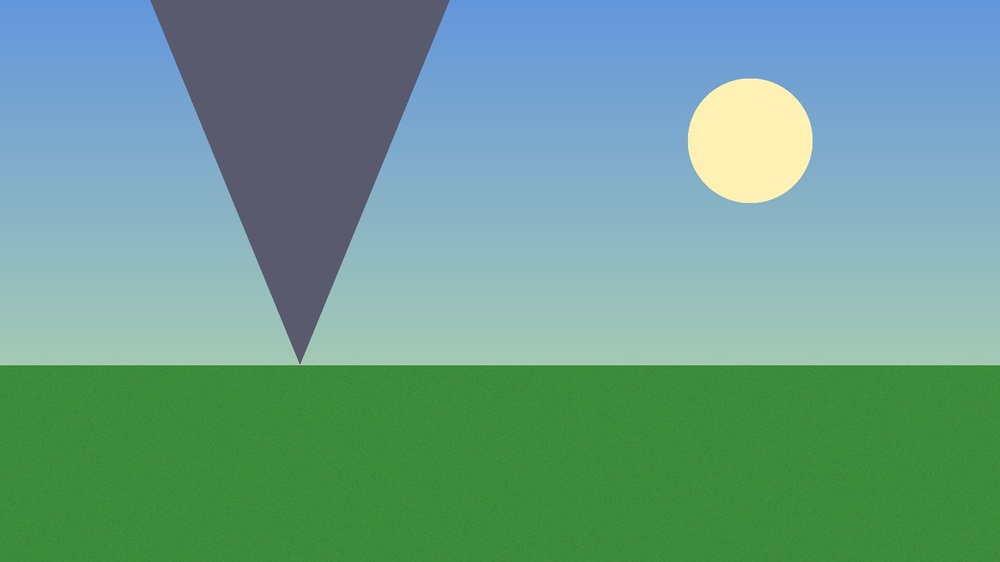
#> input picture sample.jpeg, 1000 x 562 px, shrunk from 1920 x 1080 before the run
$ python task4_downsampling.py
#> lines starting #> are read from the running program, lines starting #| are printed output that depends on the picture

import numpy as np
import matplotlib.pyplot as plt
from PIL import Image


def main():
    N = 8  # Step factor

    # Load image and convert to NumPy array
    img = Image.open("sample.jpeg").convert("RGB")
#> img is the input picture: PIL image 1000x562 RGB; mean R, G, B 106.6, 157.1, 141.1
    original = np.array(img)

    # Downsample using striding: take every N-th pixel along rows/cols
    downsampled = original[::N, ::N, :]

    # Re-expand back to original dimensions using np.repeat on axes 0 and 1
    re_expanded = np.repeat(downsampled, N, axis=0)
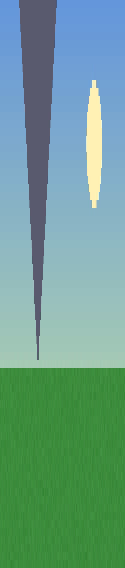
#> re_expanded: shape (568, 125, 3); mean R, G, B 106.2, 156.8, 140.8
    re_expanded = np.repeat(re_expanded, N, axis=1)
#> re_expanded: shape (568, 1000, 3)

    # Trim/pad re-expanded array in case dimensions don't divide evenly
    re_expanded = re_expanded[: original.shape[0], : original.shape[1], :]
#> re_expanded: shape (562, 1000, 3)

    # Metrics
    orig_shape = original.shape
#> orig_shape = (562, 1000, 3)
    down_shape = downsampled.shape
#> down_shape = (71, 125, 3)
    orig_mem = original.nbytes
#> orig_mem = 1686000
    down_mem = downsampled.nbytes
#> down_mem = 26625

    dim_reduction = (1 - (down_shape[0] * down_shape[1]) / (orig_shape[0] * orig_shape[1])) ** 0.5
#> dim_reduction = 0.992
    # Percentage reduction per axis (rows and cols each reduced by same factor N)
    dim_reduction_per_axis = (1 - (1 / N)) * 100
    mem_savings = (1 - down_mem / orig_mem) * 100
#> mem_savings = 98.42

    print(f"--- DOWNSAMPLING ANALYSIS (N = {N}) ---")
    print(f"Original Shape      : {orig_shape} | Memory: {orig_mem:,} bytes")
#| Original Shape      : (562, 1000, 3) | Memory: 1,686,000 bytes
    print(f"Downsampled Shape   : {down_shape} | Memory: {down_mem:,} bytes")
#| Downsampled Shape   : (71, 125, 3) | Memory: 26,625 bytes
    print(f"Re-expanded Shape   : {re_expanded.shape} | Visual: Blocky Pixelation")
#| Re-expanded Shape   : (562, 1000, 3) | Visual: Blocky Pixelation
    print(f"Dimension Reduction : {dim_reduction_per_axis:.2f}% reduction per axis")
    print(f"Memory Savings      : {mem_savings:.2f}% data reduction")
#| Memory Savings      : 98.42% data reduction

    # Show original vs pixelated result
    fig, axes = plt.subplots(1, 2, figsize=(10, 5))
    axes[0].imshow(original)
    axes[0].set_title("Original")
    axes[0].axis("off")

    axes[1].imshow(re_expanded)
    axes[1].set_title(f"Pixelated (N={N})")
    axes[1].axis("off")

    plt.tight_layout()
    plt.show()
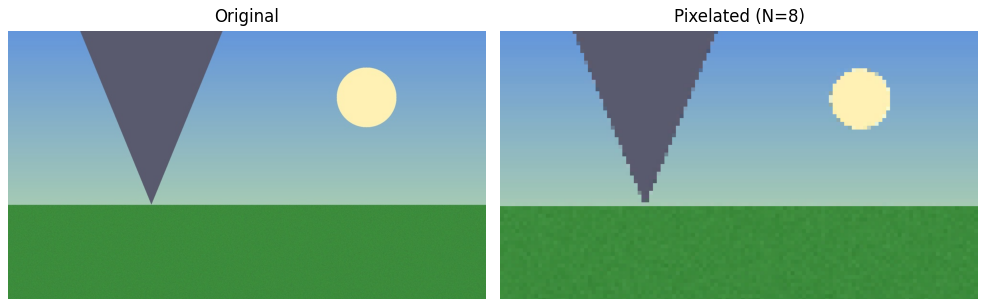
#> figure drawn by matplotlib, 2 panels


if __name__ == "__main__":
    main()
